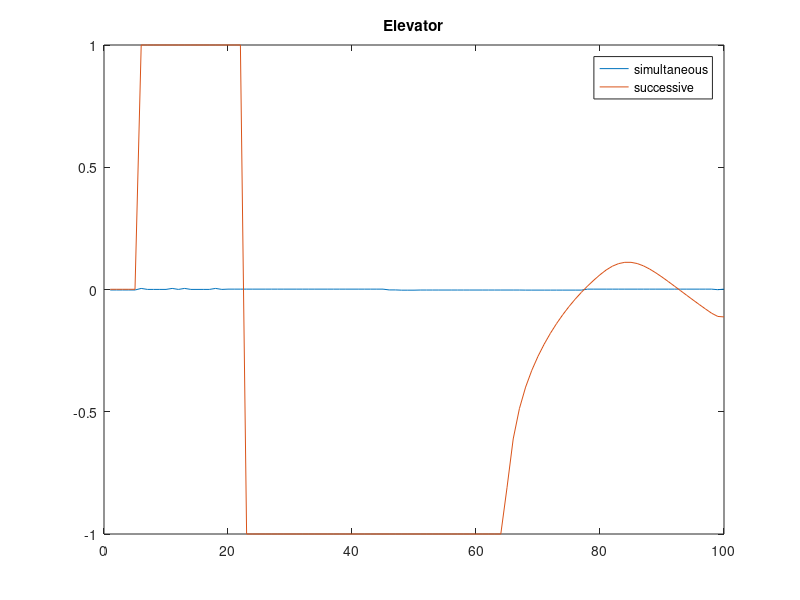
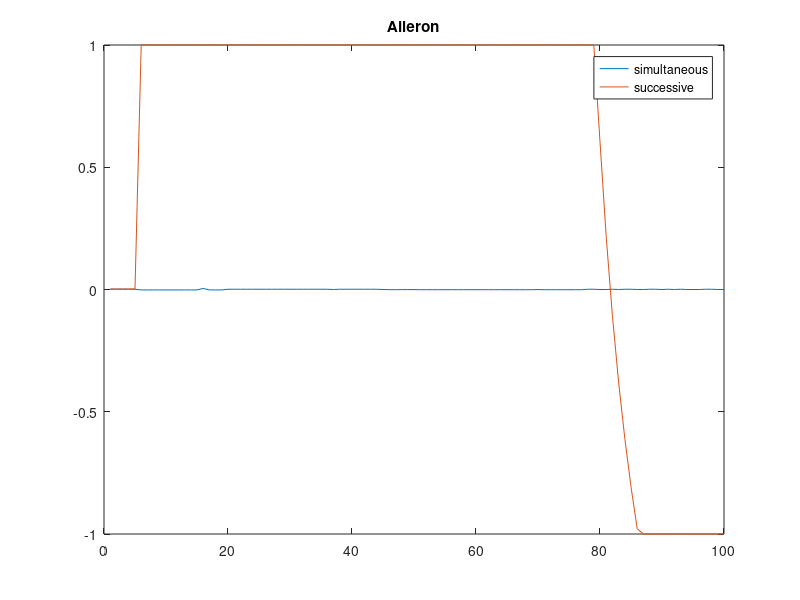
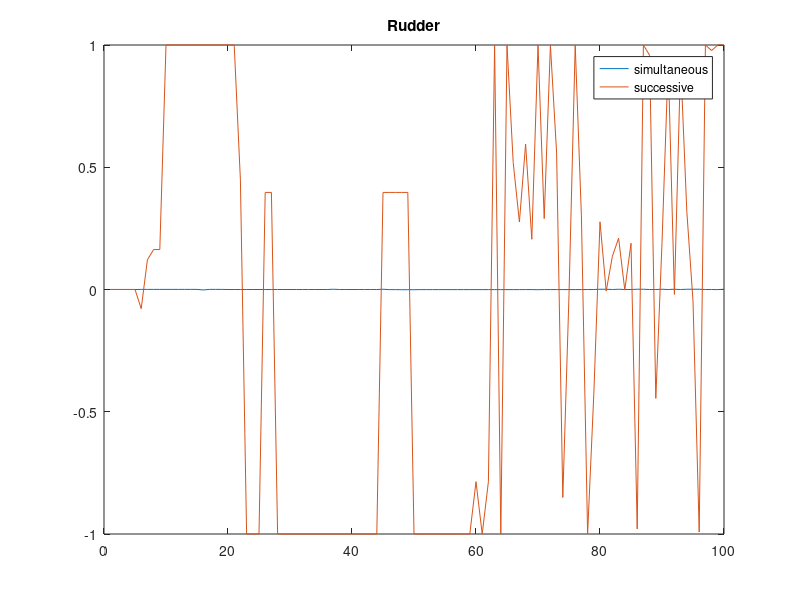
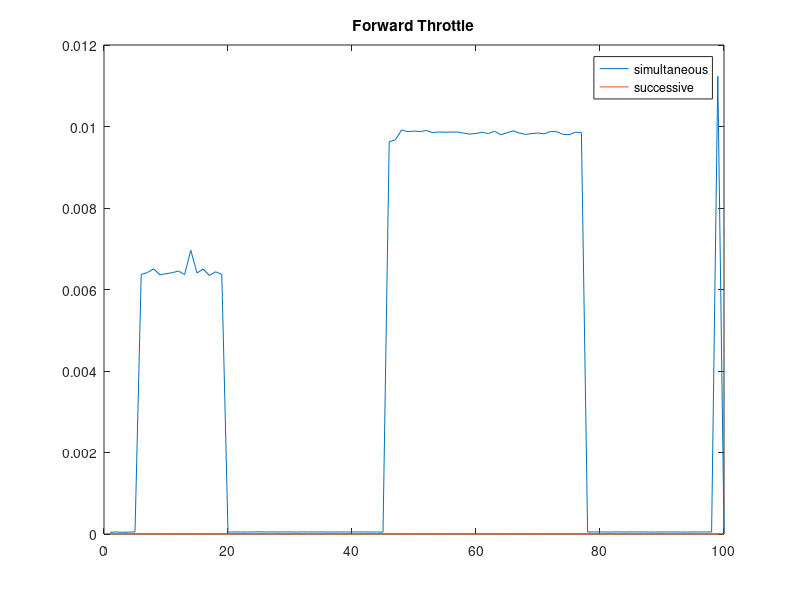

Reproduce these figures in MATLAB, in order.
%reads in the two csvs and we will use them for comparison

simultaneousDelta = csvread("SimultaneousTest.csv");
successiveDelta = csvread("SuccessiveTest.csv");


%plots each of the eight input controls for the system.

%elevator
figure(1);
plot(simultaneousDelta(1,:));
hold on;
plot(successiveDelta(1,:));
hold off;
title("Elevator");
legend('simultaneous', 'successive');

%aileron
figure(2);
plot(simultaneousDelta(2,:));
hold on;
plot(successiveDelta(2,:));
hold off;
title("Aileron");
legend('simultaneous', 'successive');

%rudder
figure(3);
plot(simultaneousDelta(3,:));
hold on;
plot(successiveDelta(3,:));
hold off;
title("Rudder");
legend('simultaneous', 'successive');

%forward throttle
figure(4);
plot(simultaneousDelta(4,:));
hold on;
plot(successiveDelta(4,:));
hold off;
title("Forward Throttle");
legend('simultaneous', 'successive');

%Vertical Throttle 1
figure(5);
plot(simultaneousDelta(5,:));
hold on;
plot(successiveDelta(5,:));
hold off;
title("Vertical Throttle 1");
legend('simultaneous', 'successive');

%Vertical Throttle 2
figure(6);
plot(simultaneousDelta(6,:));
hold on;
plot(successiveDelta(6,:));
hold off;
title("Vertical Throttle 2");
legend('simultaneous', 'successive');

%Vertical throttle 3
figure(7);
plot(simultaneousDelta(7,:));
hold on;
plot(successiveDelta(7,:));
hold off;
title("vertical Throttle 3");
legend('simultaneous', 'successive');

%Vertical throttle 4
figure(8);
plot(simultaneousDelta(8,:));
hold on;
plot(successiveDelta(8,:));
hold off;
title("vertical Throttle 4");
legend('simultaneous', 'successive');